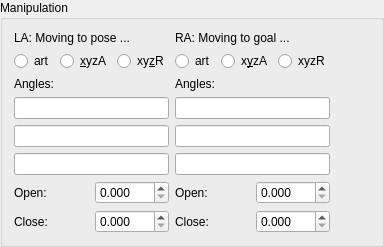
                  <widget class="QGroupBox" name="gbManipulation">
                   <property name="title">
                    <string>Manipulation</string>
                   </property>
                   <layout class="QHBoxLayout" name="horizontalLayout_3">
                    <item>
                     <layout class="QGridLayout" name="gridLayout_9">
                      <item row="0" column="0">
                       <widget class="QLabel" name="laLblStatus">
                        <property name="text">
                         <string>LA: Moving to pose ...</string>
                        </property>
                       </widget>
                      </item>
                      <item row="1" column="0">
                       <layout class="QHBoxLayout" name="horizontalLayout_10">
                        <item>
                         <widget class="QRadioButton" name="laRbArticular">
                          <property name="text">
                           <string>art</string>
                          </property>
                          <property name="iconSize">
                           <size>
                            <width>16</width>
                            <height>16</height>
                           </size>
                          </property>
                         </widget>
                        </item>
                        <item>
                         <widget class="QRadioButton" name="laRbCartesian">
                          <property name="text">
                           <string>&amp;xyzA</string>
                          </property>
                          <property name="iconSize">
                           <size>
                            <width>16</width>
                            <height>16</height>
                           </size>
                          </property>
                         </widget>
                        </item>
                        <item>
                         <widget class="QRadioButton" name="laRbCartesianRobot">
                          <property name="text">
                           <string>xy&amp;zR</string>
                          </property>
                          <property name="iconSize">
                           <size>
                            <width>16</width>
                            <height>16</height>
                           </size>
                          </property>
                         </widget>
                        </item>
                       </layout>
                      </item>
                      <item row="6" column="1">
                       <layout class="QGridLayout" name="gridLayout_8">
                        <item row="0" column="0">
                         <widget class="QLabel" name="raLblOpenGripper">
                          <property name="text">
                           <string>Open:</string>
                          </property>
                         </widget>
                        </item>
                        <item row="0" column="1">
                         <widget class="QDoubleSpinBox" name="raTxtOpenGripper">
                          <property name="keyboardTracking">
                           <bool>false</bool>
                          </property>
                          <property name="decimals">
                           <number>3</number>
                          </property>
                          <property name="maximum">
                           <double>1.571000000000000</double>
                          </property>
                          <property name="singleStep">
                           <double>0.100000000000000</double>
                          </property>
                         </widget>
                        </item>
                        <item row="1" column="0">
                         <widget class="QLabel" name="raLblCloseGripper">
                          <property name="text">
                           <string>Close:</string>
                          </property>
                         </widget>
                        </item>
                        <item row="1" column="1">
                         <widget class="QDoubleSpinBox" name="raTxtCloseGripper">
                          <property name="keyboardTracking">
                           <bool>false</bool>
                          </property>
                          <property name="decimals">
                           <number>3</number>
                          </property>
                          <property name="maximum">
                           <double>1.571000000000000</double>
                          </property>
                          <property name="singleStep">
                           <double>0.100000000000000</double>
                          </property>
                         </widget>
                        </item>
                       </layout>
                      </item>
                      <item row="4" column="1">
                       <widget class="QLineEdit" name="raTxtRPY"/>
                      </item>
                      <item row="4" column="0">
                       <widget class="QLineEdit" name="laTxtRPY"/>
                      </item>
                      <item row="1" column="1">
                       <layout class="QHBoxLayout" name="horizontalLayout_11">
                        <item>
                         <widget class="QRadioButton" name="raRbArticular">
                          <property name="text">
                           <string>art</string>
                          </property>
                         </widget>
                        </item>
                        <item>
                         <widget class="QRadioButton" name="raRbCartesian">
                          <property name="text">
                           <string>x&amp;yzA</string>
                          </property>
                         </widget>
                        </item>
                        <item>
                         <widget class="QRadioButton" name="raRbCartesianRobot">
                          <property name="text">
                           <string>xyzR</string>
                          </property>
                         </widget>
                        </item>
                       </layout>
                      </item>
                      <item row="2" column="0">
                       <widget class="QLabel" name="laLblGoalValues">
                        <property name="text">
                         <string>Angles:</string>
                        </property>
                       </widget>
                      </item>
                      <item row="5" column="1">
                       <widget class="QLineEdit" name="raTxtElbow"/>
                      </item>
                      <item row="3" column="1">
                       <widget class="QLineEdit" name="raTxtXYZ"/>
                      </item>
                      <item row="5" column="0">
                       <widget class="QLineEdit" name="laTxtElbow"/>
                      </item>
                      <item row="2" column="1">
                       <widget class="QLabel" name="raLblGoalValues">
                        <property name="text">
                         <string>Angles:</string>
                        </property>
                       </widget>
                      </item>
                      <item row="3" column="0">
                       <widget class="QLineEdit" name="laTxtXYZ"/>
                      </item>
                      <item row="0" column="1">
                       <widget class="QLabel" name="raLblStatus">
                        <property name="text">
                         <string>RA: Moving to goal ...</string>
                        </property>
                       </widget>
                      </item>
                      <item row="6" column="0">
                       <layout class="QGridLayout" name="gridLayout_5">
                        <item row="0" column="0">
                         <widget class="QLabel" name="laLblOpenGripper">
                          <property name="text">
                           <string>Open:</string>
                          </property>
                         </widget>
                        </item>
                        <item row="0" column="1">
                         <widget class="QDoubleSpinBox" name="laTxtOpenGripper">
                          <property name="keyboardTracking">
                           <bool>false</bool>
                          </property>
                          <property name="decimals">
                           <number>3</number>
                          </property>
                          <property name="maximum">
                           <double>1.571000000000000</double>
                          </property>
                          <property name="singleStep">
                           <double>0.100000000000000</double>
                          </property>
                         </widget>
                        </item>
                        <item row="1" column="0">
                         <widget class="QLabel" name="laLblCloseGripper">
                          <property name="text">
                           <string>Close:</string>
                          </property>
                         </widget>
                        </item>
                        <item row="1" column="1">
                         <widget class="QDoubleSpinBox" name="laTxtCloseGripper">
                          <property name="keyboardTracking">
                           <bool>false</bool>
                          </property>
                          <property name="decimals">
                           <number>3</number>
                          </property>
                          <property name="maximum">
                           <double>1.571000000000000</double>
                          </property>
                          <property name="singleStep">
                           <double>0.100000000000000</double>
                          </property>
                         </widget>
                        </item>
                       </layout>
                      </item>
                     </layout>
                    </item>
                    <item>
                     <spacer name="horizontalSpacer_9">
                      <property name="orientation">
                       <enum>Qt::Horizontal</enum>
                      </property>
                      <property name="sizeHint" stdset="0">
                       <size>
                        <width>40</width>
                        <height>20</height>
                       </size>
                      </property>
                     </spacer>
                    </item>
                   </layout>
                  </widget>
